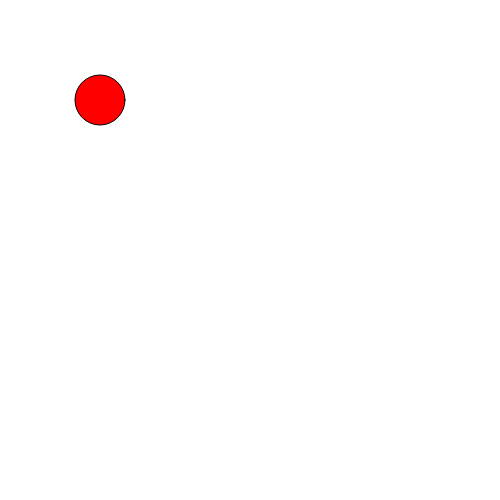
Frame 1 (no input)
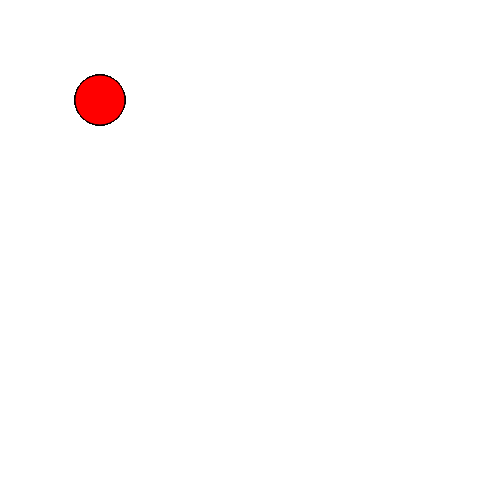
Frame 60 (no input)
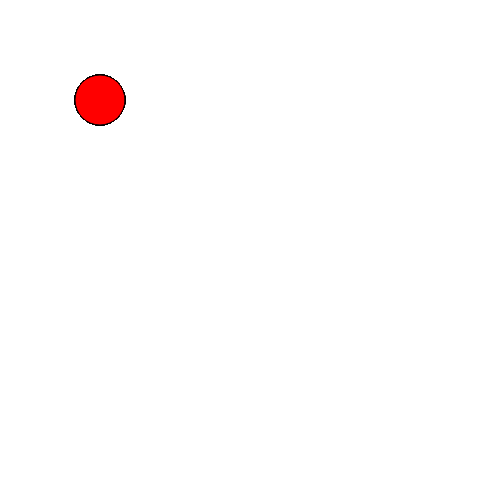
Frame 120 (the mouse pressed at the canvas centre since frame 60)

The p5.js sketch that drew these frames (run headless with seeded random() and noise() and a simulated clock; from frame 60 on, the mouse is pressed at the canvas centre):

// p5.js sketch
// ── sketch.js
function setup() {
  // put setup code here
  createCanvas(500, 500) ;
}

function draw() {
  // put drawing code here
fill('red') ;
ellipse(100, 100, 50, 50) ;

}
